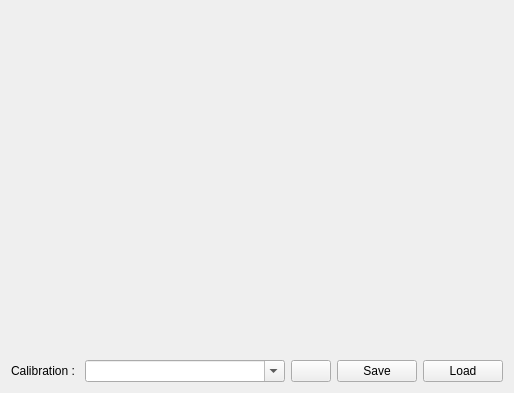
<?xml version="1.0" encoding="UTF-8"?>
<ui version="4.0">
 <class>CalibNodeWidget</class>
 <widget class="QWidget" name="CalibNodeWidget">
  <property name="geometry">
   <rect>
    <x>0</x>
    <y>0</y>
    <width>514</width>
    <height>393</height>
   </rect>
  </property>
  <property name="windowTitle">
   <string>Form</string>
  </property>
  <layout class="QVBoxLayout" name="verticalLayout">
   <item>
    <widget class="QWidget" name="mainPanelParent" native="true">
     <property name="sizePolicy">
      <sizepolicy hsizetype="Expanding" vsizetype="Expanding">
       <horstretch>0</horstretch>
       <verstretch>0</verstretch>
      </sizepolicy>
     </property>
    </widget>
   </item>
   <item>
    <layout class="QHBoxLayout" name="horizontalLayout">
     <item>
      <widget class="QLabel" name="lblCalibFileInfo">
       <property name="text">
        <string>Calibration : </string>
       </property>
      </widget>
     </item>
     <item>
      <widget class="QComboBox" name="cmbFileNames">
       <property name="sizePolicy">
        <sizepolicy hsizetype="Expanding" vsizetype="Fixed">
         <horstretch>0</horstretch>
         <verstretch>0</verstretch>
        </sizepolicy>
       </property>
       <property name="editable">
        <bool>true</bool>
       </property>
      </widget>
     </item>
     <item>
      <widget class="QPushButton" name="btnRefresh">
       <property name="sizePolicy">
        <sizepolicy hsizetype="Minimum" vsizetype="Minimum">
         <horstretch>0</horstretch>
         <verstretch>0</verstretch>
        </sizepolicy>
       </property>
       <property name="text">
        <string/>
       </property>
       <property name="icon">
        <iconset theme="view-refresh">
         <normaloff/>
        </iconset>
       </property>
      </widget>
     </item>
     <item>
      <widget class="QPushButton" name="btnSave">
       <property name="text">
        <string>Save</string>
       </property>
      </widget>
     </item>
     <item>
      <widget class="QPushButton" name="btnLoad">
       <property name="text">
        <string>Load</string>
       </property>
      </widget>
     </item>
    </layout>
   </item>
  </layout>
 </widget>
 <resources/>
 <connections/>
</ui>
